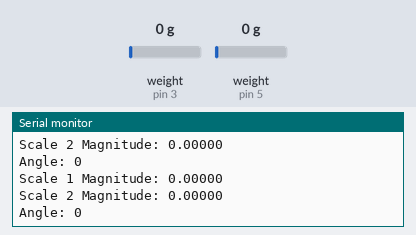
The sketch below on a simulated Arduino Uno, built with avr-gcc and run on an emulated ATmega328P. On the bench: the last lines printed to the serial monitor. The inputs (shaded band) are chosen by the test bench; at power-on: weight on the scale (sensors on pin 5, pin 3) 0 g.

Above: at 5.2 s.
5.3 s: weight on the scale (sensor on pin 5) set to 1250 g
At 5.71 s:
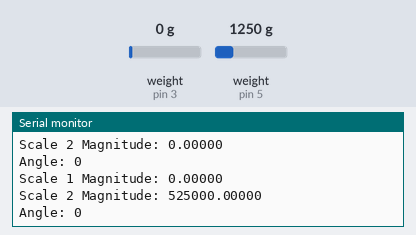
8.3 s: weight on the scale (sensor on pin 3) set to 100 g
At 9.0 s:
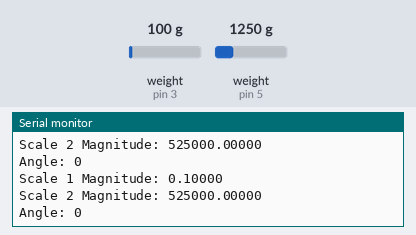
9.8 s: weight on the scale (sensor on pin 3) set to 1250 g
At 10.23 s:
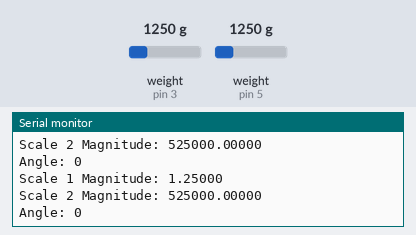
11.3 s: weight on the scale (sensor on pin 5) set to 100 g
At 11.87 s:
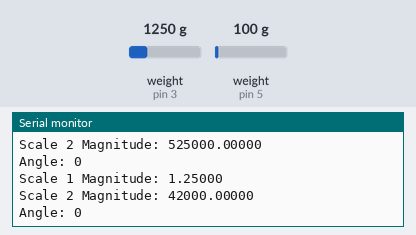
Timing chart, 0 to 13.8 s (numbered marks = the images above; inputs shaded):
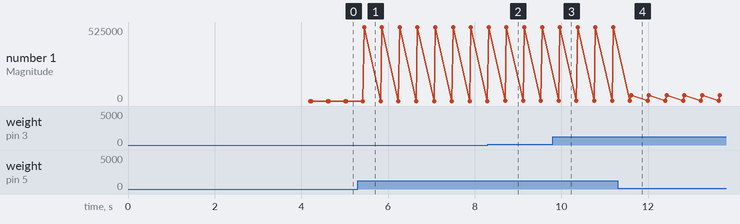

Measured:
- after the input at 5.3 s, the serial monitor: prints a new line after 0.15 s (image 1)
- after the input at 8.3 s, the serial monitor: prints a new line after 0.40 s (image 2)
- after the input at 9.8 s, the serial monitor: prints a new line after 0.14 s (image 3)
- after the input at 11.3 s, the serial monitor: prints a new line after 0.31 s (image 4)
- plotted number 1: 525000 → 42000 after the input at 11.3 s

The sketch:

VTA_force_turning_test.ino
```cpp
#include <HX711_ADC.h>
#include "HX711.h"
#define DOUT1  3
#define CLK1  2
#define DOUT2 5
#define CLK2 4
//#define M_PI 3.141592653

HX711 scale1;
HX711 scale2;

float calibration_factor1 = 20000.21;
float calibration_factor2 = 20000.21;//-7050 worked for my 440lb max scale setup

void setup() {
  Serial.begin(9600);
  scale1.begin(DOUT1, CLK1);
  scale2.begin(DOUT2, CLK2);

  scale1.set_scale();
  scale2.set_scale();
  scale1.tare();
  scale2.tare();//Reset the scale to 0

  long zero_factor1 = scale1.read_average(); //Get a baseline reading
  long zero_factor2 = scale2.read_average();
  Serial.print("Zero factor 1: "); //This can be used to remove the need to tare the scale. Useful in permanent scale projects.
  Serial.println(zero_factor1);
  Serial.print("Zero factor 2: "); //This can be used to remove the need to tare the scale. Useful in permanent scale projects.
  Serial.println(zero_factor2);
}

void loop() {

  scale1.set_scale(calibration_factor1);
  scale1.set_scale(calibration_factor2);//Adjust to this calibration factor

  float reading1 = scale1.get_units();
  float reading2 = scale2.get_units();

  Serial.print("Scale 1 Magnitude: ");
  Serial.println(reading1, 5);
  Serial.print("Scale 2 Magnitude: ");
  Serial.println(reading2, 5);

  int resolvedAngle = (int)(atan2(reading1, reading2)/M_PI*360);
  Serial.println();
  Serial.println("Angle: " + String(resolvedAngle));
  Serial.println();

  delay(200);
}
```
